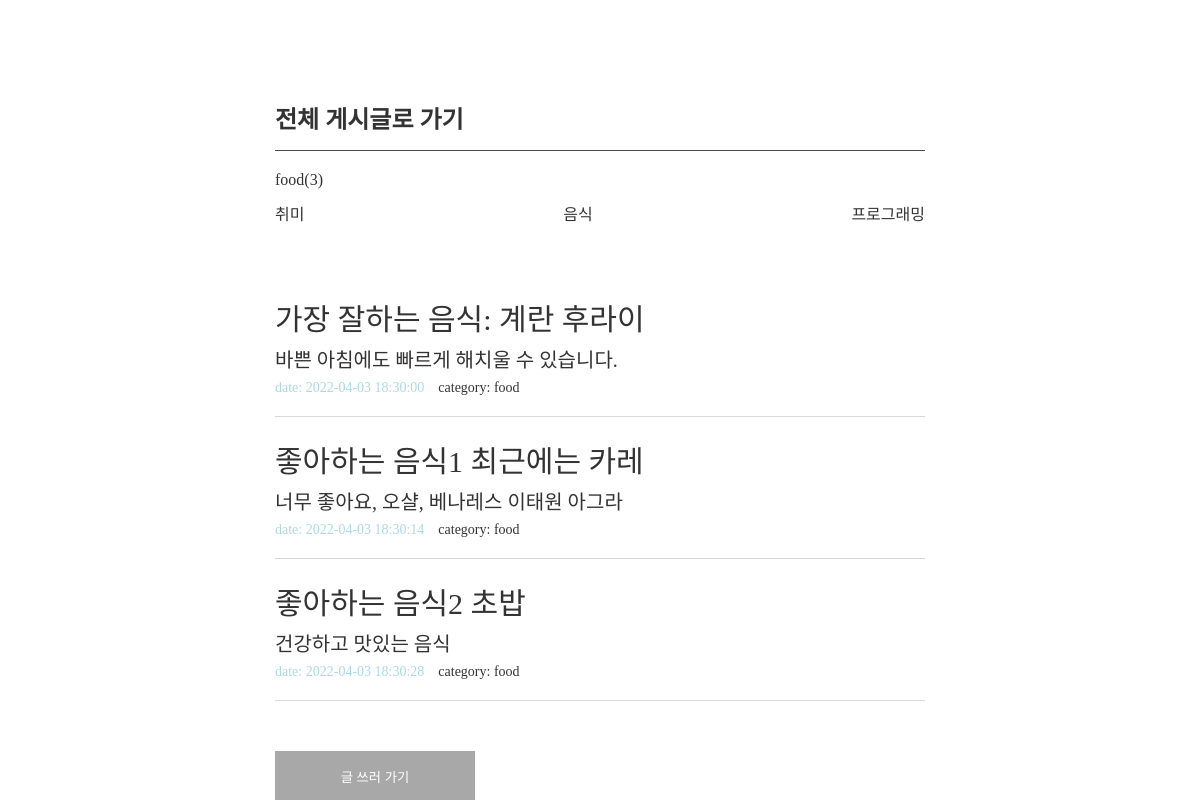
/category/food, run on the app's committed database.
### blogApp/models.py (models this page shows, shortened)
class Article(models.Model):
    title = models.CharField(max_length=100)
    content = models.TextField()
    category = models.TextField(null=True, default='')
    date = models.TextField(null=True, default='')

### blogApp/views.py (the view)
# urls.py: path('category/<str:article_category>', views.category, name='category'),
def category(request, article_category):
    articles = Article.objects.all().filter(category = article_category)
    length = len(articles)
    return render(request, 'category.html', {
        'articles': articles,
        'length': length,
        'hobby': 'hobby',
        'food': 'food',
        'programming': 'programming',
        'article_category': article_category,
        })

### blogApp/templates/category.html (shortened to what this page needs)
{% load static %}
<!DOCTYPE html>
<html lang="en">
<head>
    <link rel="stylesheet" type="text/css" href="{% static 'common.css' %}"></link>
</head>
<body>
    <div id="wrap">
        <div class="container">
            <a href="{% url 'list'%}">
                <h2 class="title">전체 게시글로 가기</h2>
            </a>
            <ul>
                <div>
                    <p class="sub-title">{{article_category}}<span>({{length}})</span></p>
                </div>
                <div class="category">
                    <a href="{% url 'category' hobby %}">
                        <p>취미</p>
                    </a>
                    <a href="{% url 'category' food %}">
                        <p>음식</p>
                    </a>
                    <a href="{% url 'category' programming %}">
                        <p>프로그래밍</p>
                    </a>
                </div>
                {% for article in articles %}
                <a href="{% url 'detail' article.id %}">
                    <li class="item-box">
                        <p class="item-title">{{article.title}}</p>
                        <p class="item-content">{{article.content}}</p>
                        <div>
                            <span class="item-date">date: {{article.date}}</span>
                            <span class="item-category">category: {{article.category}}</span>
                        </div>
                    </li>
                </a>
                {% endfor %}
            </ul>
            <a class="go-write" href="{% url 'new' %}">
                <button class="back-list">
                    글 쓰러 가기
                </button>
            </a>
        </div>
    </div>
</body>
</html>

### blogApp/static/common.css (style rules this page uses)
html, body, div, span, applet, object, iframe, h1, h2, h3, h4, h5, h6, p, blockquote, pre, a, abbr, acronym, address, big, cite, code, del, dfn, em, img, ins, kbd, q, s, samp, small, strike, strong, sub, sup, tt, var, b, u, i, center, dl, dt, dd, ol, ul, li, fieldset, form, label, legend, table, caption, tbody, tfoot, thead, tr, th, td, article, aside, canvas, details, embed, figure, figcaption, footer, header, hgroup, menu, nav, output, ruby, section, summary, time, mark, audio, video { margin: 0; padding: 0; border: 0; }
ol, ul, li { list-style: none; }
a { text-decoration: none; color: #333333; }
#wrap { width: 650px; margin: 0 auto; padding-top: 100px; }
.title { height: 50px; border-bottom: 1px solid #4a4a4a; margin-bottom: 20px; }
.sub-title { height: 30px; color: #333333; }
.category { display: flex; color: #dad8d8; justify-content: space-between; margin-bottom: 50px; font-weight: 100; }
.item-box { padding: 20px 0; border-bottom: 1px solid #dad8d8; }
.item-title { font-size: 30px; margin-bottom: 5px; font-weight: 400; }
.item-content { font-size: 20px; margin-bottom: 5px; }
.item-date, .item-category { font-size: 14px; font-weight: 100; }
.item-date { color: lightblue; font-weight: 500; margin-right: 10px; }
.go-write { display: block; margin-top: 50px; height: 50px; }
.back-list { display: block; background: rgb(168, 168, 168); color: #FFFFFF; width: 200px; height: 50px; border: none; }

### data on the page
Article: title "가장 잘하는 음식: 계란 후라이", content "바쁜 아침에도 빠르게 해치울 수 있습니다.", date "2022-04-03 18:30:00", category "food"
Article: title "좋아하는 음식1 최근에는 카레", content "너무 좋아요, 오샬, 베나레스 이태원 아그라", date "2022-04-03 18:30:14", category "food"
Article: title "좋아하는 음식2 초밥", content "건강하고 맛있는 음식", date "2022-04-03 18:30:28", category "food"

### other printed values
{{ article_category }} "food"
{{ length }} "3"
